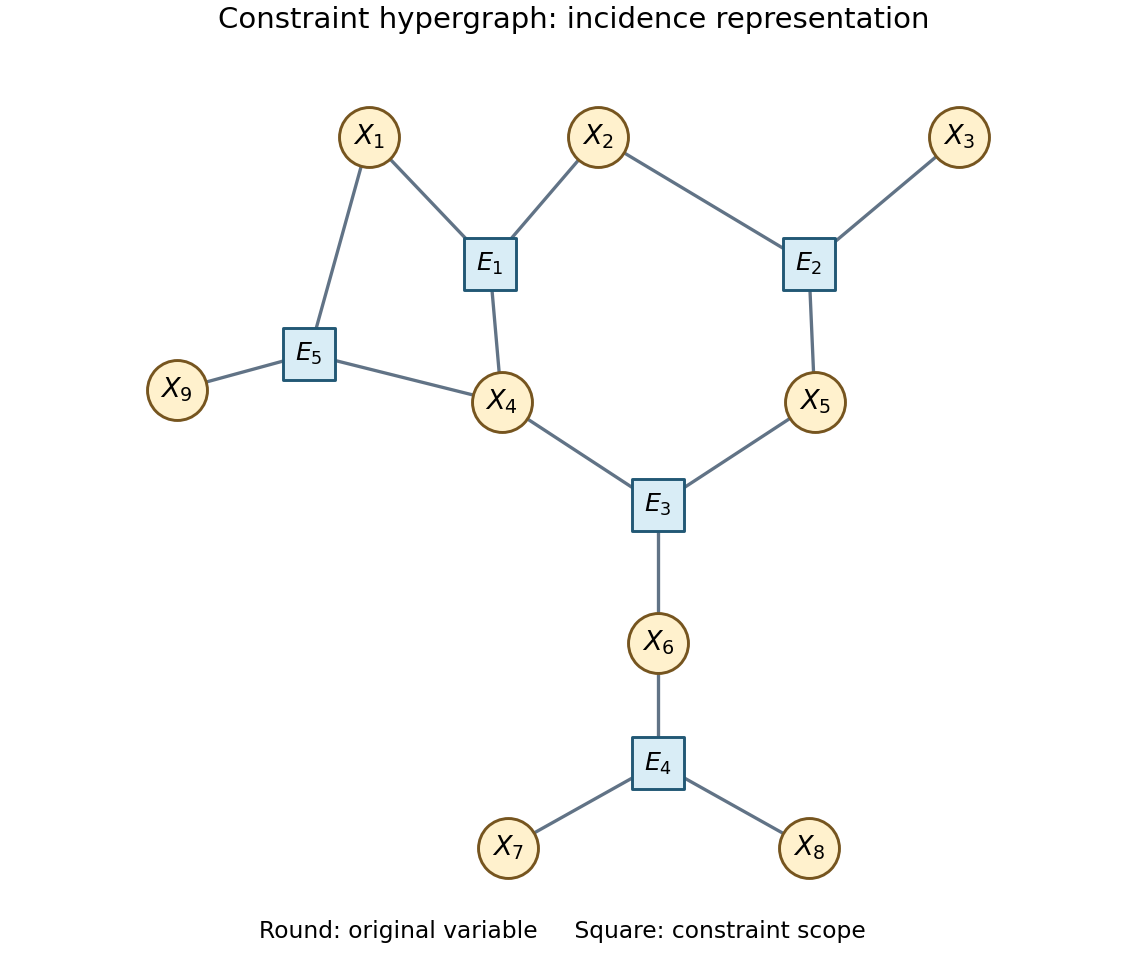

The Python source for this figure:
"""Original incidence drawing. Run from the desired PNG output directory.

Tested with Python 3.14.4, Matplotlib 3.10.7+dfsg1, NumPy 2.3.5.
"""
from pathlib import Path
import io
import matplotlib
matplotlib.use("Agg")
import matplotlib.pyplot as plt

SCOPES = {1: (1, 2, 4), 2: (2, 3, 5), 3: (4, 5, 6), 4: (6, 7, 8), 5: (1, 4, 9)}
VARIABLES = {1: (-2.4, 2.2), 2: (-0.5, 2.2), 3: (2.5, 2.2),
             4: (-1.3, 0), 5: (1.3, 0), 6: (0, -2),
             7: (-1.25, -3.7), 8: (1.25, -3.7), 9: (-4, 0.1)}
EDGES = {1: (-1.4, 1.15), 2: (1.25, 1.15), 3: (0, -0.85),
         4: (0, -3), 5: (-2.9, 0.4)}

plt.rcParams.update({"font.family": "DejaVu Sans", "font.size": 12,
                     "figure.facecolor": "white", "axes.facecolor": "white",
                     "savefig.facecolor": "white", "savefig.transparent": False})
fig, ax = plt.subplots(figsize=(8.2, 7), layout="constrained")
for e, scope in SCOPES.items():
    for v in scope:
        ax.plot([EDGES[e][0], VARIABLES[v][0]], [EDGES[e][1], VARIABLES[v][1]],
                color="#617386", lw=1.7, zorder=1)
for v, (x, y) in VARIABLES.items():
    ax.scatter(x, y, s=950, facecolor="#fff1cd", edgecolor="#76551f", linewidth=1.5, zorder=3)
    ax.text(x, y, f"$X_{v}$", ha="center", va="center", fontsize=14, zorder=4)
for e, (x, y) in EDGES.items():
    ax.scatter(x, y, s=740, marker="s", facecolor="#d9edf6", edgecolor="#225875", linewidth=1.5, zorder=3)
    ax.text(x, y, f"$E_{e}$", ha="center", va="center", fontsize=13, zorder=4)
ax.set_title("Constraint hypergraph: incidence representation", fontsize=15, pad=16)
ax.text(-0.8, -4.45, "Round: original variable     Square: constraint scope", ha="center", fontsize=12)
ax.set(xlim=(-4.65, 3.25), ylim=(-4.75, 2.85), aspect="equal")
ax.axis("off")
buffer = io.BytesIO()
fig.savefig(buffer, format="png", dpi=140, facecolor="white", transparent=False,
            metadata={"Software": "Matplotlib"})
Path(Path(__file__).with_suffix(".png").name).write_bytes(buffer.getvalue())
plt.close(fig)
